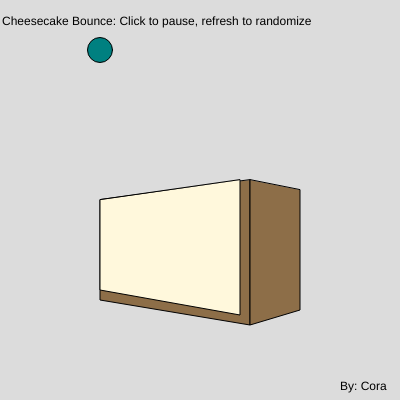
Frame 1 (no input)
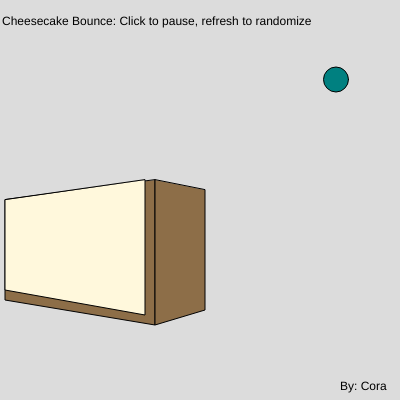
Frame 60 (no input)
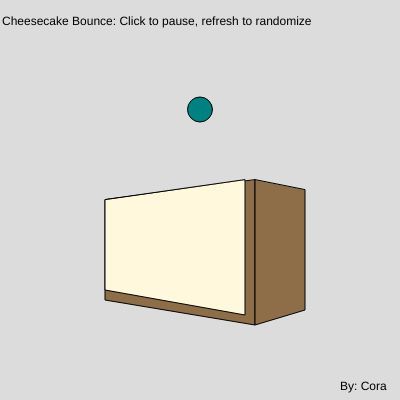
Frame 120 (the mouse pressed at the canvas centre since frame 60)

The p5.js sketch that drew these frames (run headless with seeded random() and noise() and a simulated clock; from frame 60 on, the mouse is pressed at the canvas centre):

// p5.js sketch
// ── sketch.js
var circleX = 100;
var circleY = 50;
var choices = [0.1, 0.5, 1.0, 1.5, 2.0, 3.0, 4.0, 5.0, 8.0];
var xChange = 0;
var yChange = 0;
var intendX = 0;
var intendY = 0;
var circleR = 25;
var click = false;
var directionX = 1;
var directionY = 1;
var displayText = false;
var cheeseX = 0;
var moveCheese = 5;
var intendCheese = 0;
var directionCheese = 1;
function setup() {
  createCanvas(400, 400);
  xChange = random(choices);
  yChange = random(choices);
  intendX = xChange;
  intendY = yChange;
  intendCheese = moveCheese;
}

function draw() {
  background(220);
  
  
  
  cheeseCake();
  
  circleTeal();
  
  pauseText();
  
  //static text
  fill('black');
  textSize(12);
  text('Cheesecake Bounce: Click to pause, refresh to randomize', 2, 25);
  text('By: Cora', (width - 60), (height-10) );
  
}

function pauseText() {
  if (displayText == true) {
    textSize(100);
    text('Pause', 50,200);
  
  }
  else {
    fill('white');
}}
function circleTeal() {
  fill(0, 127.5, 127.5);
  circle(circleX, circleY , circleR);
  if(circleX >= width - (circleR/2) || circleX <= (circleR/2) ) {
    xChange *= -1;
    directionX *= -1;
  }
  circleX+= xChange;
  if(circleY >= height - (circleR/2) || circleY <= (circleR/2) ) {
    yChange *= -1;
    directionY *= -1;
  }
  circleY+= yChange;
}
function cheeseCake() {
  //crust
  fill("rgb(141,110,72)");
  quad( 250 + cheeseX, 180, 250 + cheeseX, 325, 100 + cheeseX, 300, 100 + cheeseX, 200);
  quad(250 + cheeseX, 180, 250 + cheeseX, 325, 300 + cheeseX, 310, 300 + cheeseX, 190)
  //cheesecake
  fill("rgb(255,248,220)");
  quad( 240 + cheeseX, 180, 240 + cheeseX, 315, 100 + cheeseX, 290, 100 + cheeseX, 200);
  if (cheeseX >= width-300 || cheeseX <= -100) {
    moveCheese *= -1;
    directionCheese *= -1;
  }
  cheeseX += moveCheese;
}
function mouseClicked() {
  if (click == false) {
    click = true;
    xChange = 0;
    yChange = 0;
    moveCheese = 0;
    fill(0,0,0);
    displayText = true;
  }
  else {
    click = false;
    xChange = intendX * directionX;
    yChange = intendY * directionY;
    moveCheese = intendCheese * directionCheese;
    displayText = false;
  }
}
